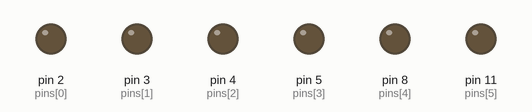
The sketch below on a simulated Arduino Uno, built with avr-gcc and run on an emulated ATmega328P. On the bench: output pins drawn as LEDs (lit = HIGH).

Above: at 0.1 s.
At 10.1 s:
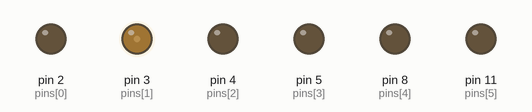
At 30.1 s:
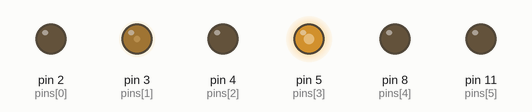
At 40.1 s:
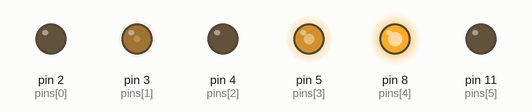
At 50.1 s:
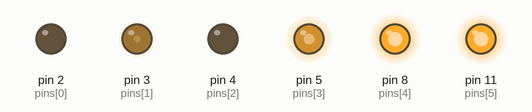
Timing chart, 0 to 51.6 s (numbered marks = the images above):
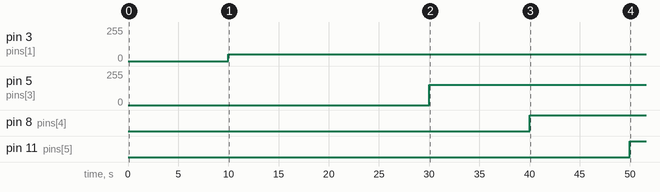

The sketch:

HW10.ino
```cpp
void setup() {
  // 设置引脚为输出模式
  pinMode(2, OUTPUT);
  pinMode(3, OUTPUT);
  pinMode(4, OUTPUT);
  pinMode(5, OUTPUT);
  pinMode(8, OUTPUT);
  pinMode(11, OUTPUT);
}

void loop() {
  unsigned long time = millis();
  int second = time / 1000;
  int ledLight = second / 10;

  int pins[] = {2, 3, 4, 5, 8, 11};
  const int numPins = 6;

  for (int i = 0; i < numPins; i++) {
    if (i <= ledLight) {
      int brightness = map(i, 0, numPins - 1, 1, 255);
      analogWrite(pins[i], brightness);
    } else {
      digitalWrite(pins[i], LOW);
    }
  }
}
```

Measured:
- by itself, pin 3 (pins[1]): 0/255 → 51/255 at 10.0 s
- by itself, pin 5 (pins[3]): 0/255 → 153/255 at 30.0 s
- by itself, pin 8 (pins[4]): LOW → HIGH at 40.0 s
- by itself, pin 11 (pins[5]): LOW → HIGH at 50.0 s
